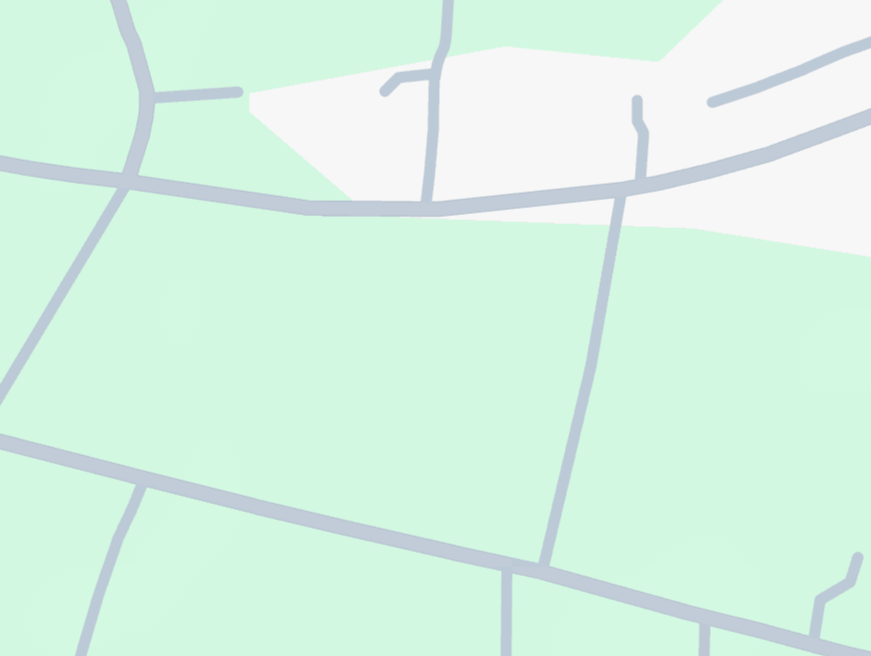
#> input picture img/2.png, 871 x 656 px
$ python test.py
#> lines starting #> are read from the running program, lines starting #| are printed output that depends on the picture; after the words box and inside, x2 and y2 are one past the last pixel; in counts of white or black regions, pixels touching at a corner belong together
import cv2
import numpy as np
import random
from skimage.morphology import skeletonize

# Đọc ảnh gốc
image_path = 'img/2.png'
img = cv2.imread(image_path)
#> img is the input picture: shape (656, 871, 3); mean B, G, R 228.5, 244, 215.3
if img is None:
    raise FileNotFoundError("Không tìm thấy ảnh gốc. Kiểm tra lại đường dẫn.")

# Lọc màu
color_min = np.array([192, 72, 0], dtype=np.uint8)
color_max = np.array([243, 242, 219], dtype=np.uint8)
mask = cv2.inRange(img, color_min, color_max)
#> mask: shape (656, 871); 9.1% white; 2 white regions, box (x1, y1, x2, y2) and area: (0, 0, 871, 656) 50141, (707, 36, 871, 108) 1970
filtered = cv2.bitwise_and(img, img, mask=mask)

# Chuyển sang ảnh xám và nhị phân
gray = cv2.cvtColor(filtered, cv2.COLOR_BGR2GRAY)
blurred = cv2.GaussianBlur(gray, (5, 5), 0)
_, binary = cv2.threshold(blurred, 0, 255, cv2.THRESH_BINARY + cv2.THRESH_OTSU)
#> binary: shape (656, 871); 9.1% white; 2 white regions, box (x1, y1, x2, y2) and area: (0, 0, 871, 656) 50174, (707, 37, 871, 108) 1970

# Loại bỏ vùng nhỏ
num_labels, labels, stats, _ = cv2.connectedComponentsWithStats(binary, connectivity=8)
#> labels: shape (656, 871) int32; 3 distinct labels, from 0 to 2
#> num_labels = 3; stats = [[0, 0, 871, 656, 519232], [0, 0, 871, 656, 50174], [707, 37, 164, 71, 1970]]
clean_binary = np.zeros_like(binary)
for i in range(1, num_labels):
    if stats[i, cv2.CC_STAT_AREA] > 500:
        clean_binary[labels == i] = 255

# Skeleton hóa
binary_bool = clean_binary > 0
skeleton = skeletonize(binary_bool).astype(np.uint8) * 255
#> skeleton: shape (656, 871); 0.62% white in thin lines or dots

# Tìm nút giao
junctions = []
for y in range(1, skeleton.shape[0] - 1):
    for x in range(1, skeleton.shape[1] - 1):
        if skeleton[y, x] == 255:
            roi = skeleton[y-1:y+2, x-1:x+2]
            count = cv2.countNonZero(roi) - 1
            if count >= 3:
                junctions.append((x, y))
#> after the loop, junctions = 38 pairs, first value 123 to 812, second value 73 to 643

# Thêm điểm gần viền
height, width = skeleton.shape
border_margin = 1
for y in range(height):
    for x in range(width):
        if skeleton[y, x] == 255:
            if x < border_margin or y < border_margin or x >= width - border_margin or y >= height - border_margin:
                junctions.append((x, y))
#> after the loop, junctions = 41 pairs, first value 0 to 812, second value 0 to 643

# Vẽ nút giao
skeleton_color = cv2.cvtColor(skeleton, cv2.COLOR_GRAY2BGR)
#> skeleton_color: shape (656, 871, 3); 0.62% white in thin lines or dots
for (x, y) in junctions:
    cv2.circle(skeleton_color, (x, y), 3, (0, 0, 255), -1)
#> this loop made 41 passes
#> (x, y) on passes 1 to 8: (434, 73), (433, 74), (434, 74), (434, 75), (146, 96), (146, 97), (147, 97), (146, 98)
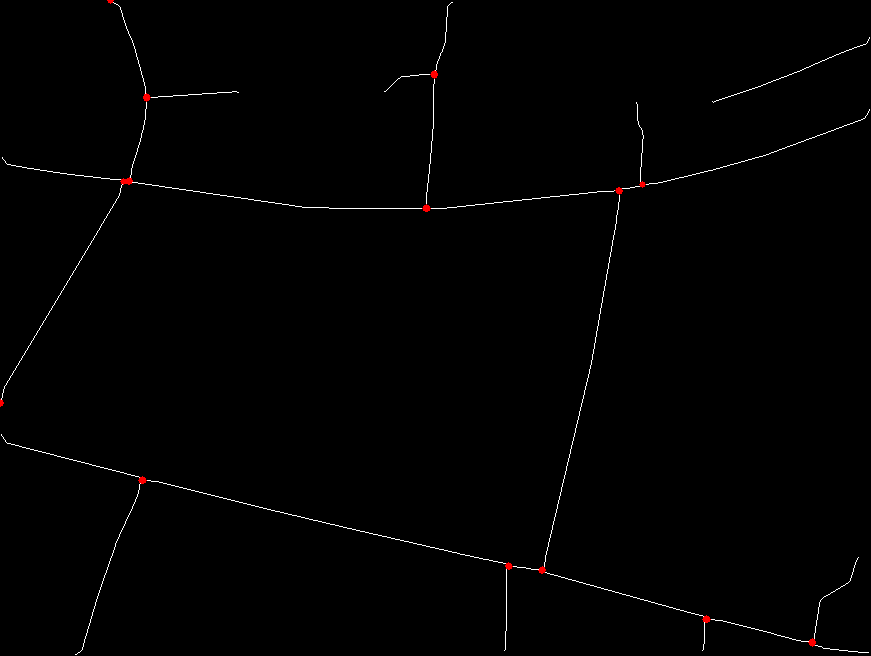
#> skeleton_color: shape (656, 871, 3); mean B, G, R 1.5, 1.5, 1.7
cv2.imwrite('skeleton_junctions_only.jpg', skeleton_color)

# Truy vết đoạn
visited = np.zeros_like(skeleton, dtype=bool)
segments = []

def get_neighbors(x, y):
    neighbors = []
    for dx in [-1, 0, 1]:
        for dy in [-1, 0, 1]:
            if dx == 0 and dy == 0:
                continue
            nx, ny = x + dx, y + dy
            if 0 <= nx < skeleton.shape[1] and 0 <= ny < skeleton.shape[0]:
                if skeleton[ny, nx] == 255:
                    neighbors.append((nx, ny))
    return neighbors

def trace_segment(start, next_pixel):
    path = [start]
    stack = [(next_pixel, start)]
    while stack:
        (cx, cy), prev = stack.pop()
        if visited[cy, cx]:
            continue
        visited[cy, cx] = True
        path.append((cx, cy))
        if (cx, cy) in junctions or cx == 0 or cy == 0 or cx == skeleton.shape[1]-1 or cy == skeleton.shape[0]-1:
            break
        neighbors = [n for n in get_neighbors(cx, cy) if n != prev and not visited[n[1], n[0]]]
        for n in neighbors:
            stack.append((n, (cx, cy)))
    return path

segments_seen = set()
for (x, y) in junctions:
    for (nx, ny) in get_neighbors(x, y):
        if not visited[ny, nx]:
            segment = trace_segment((x, y), (nx, ny))
            if len(segment) > 2:
                endpoints = tuple(sorted([segment[0], segment[-1]]))
                if endpoints not in segments_seen:
                    segments_seen.add(endpoints)
                    segments.append(segment)
#> this loop made 41 passes
#> (x, y) on passes 1, 2, 4, 5, 6, 7, 8, 9: (434, 73), (433, 74), (434, 75), (146, 96), (146, 97), (147, 97), (146, 98), (129, 180)
#> after the loop, segments = 25 items; segments_seen = 25 items

print(f"Số đoạn trắng tìm được: {len(segments)}")
#| Số đoạn trắng tìm được: 25

# Gộp nút giao
def group_junctions(junctions, radius=5):
#> called with radius = 5
    grouped = []
#> grouped = []
    used = [False] * len(junctions)
#> used = 41 items, first 6: False, False, False, False, False, False
    junctions = list(junctions)
    for i, (x1, y1) in enumerate(junctions):
        if used[i]:
            continue
        group = [(x1, y1)]
        used[i] = True
        for j, (x2, y2) in enumerate(junctions):
            if not used[j] and np.hypot(x1 - x2, y1 - y2) < radius:
                group.append((x2, y2))
                used[j] = True
        gx = int(np.mean([pt[0] for pt in group]))
        gy = int(np.mean([pt[1] for pt in group]))
        grouped.append((gx, gy))
#> this loop made 41 passes
#> after the loop, grouped = [(433, 74), (146, 97), (128, 180), (123, 181), (642, 184), (618, 190), (426, 207), (142, 479), (508, 565), (541, 569), (706, 618), (811, 642), (110, 0), (0, 402)]; used = 41 items, first 6: True, True, True, True, True, True
    return grouped

def simplify_segment(segment, epsilon=2.0):
    contour = np.array(segment, dtype=np.int32).reshape((-1, 1, 2))
    simplified = cv2.approxPolyDP(contour, epsilon, False)
    return [tuple(pt[0]) for pt in simplified]

junctions = group_junctions(junctions, radius=5)
#> junctions has the same summary as grouped in group_junctions

colored_segments = np.zeros((*skeleton.shape, 3), dtype=np.uint8)
used_colors = []
for segment in segments:
    color = [random.randint(50, 255) for _ in range(3)]
    used_colors.append(color)
    for (x, y) in segment:
        colored_segments[y, x] = color
#> this loop made 25 passes
#> color on passes 1 to 8: [148, 244, 157], [60, 116, 180], [174, 153, 250], [127, 172, 141], [199, 105, 179], [85, 122, 85], [243, 74, 208], [254, 114, 186]
#> after the loop, used_colors = 25 items, first 6: [148, 244, 157], [60, 116, 180], [174, 153, 250], [127, 172, 141], [199, 105, 179], [85, 122, 85]
for (x, y) in junctions:
    cv2.circle(colored_segments, (x, y), 3, (0, 0, 255), -1)
#> this loop made 14 passes
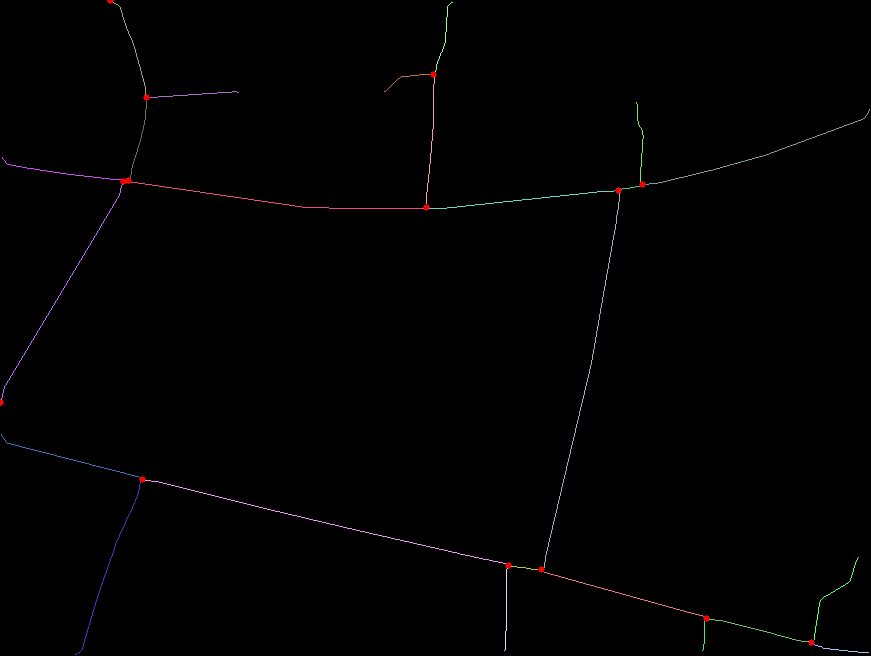
#> colored_segments: shape (656, 871, 3); mean of channels 0, 1, 2 1, 0.8, 1.1; drawn as B, G, R
cv2.imwrite('colored_segments.jpg', colored_segments)

dots_image = cv2.cvtColor(skeleton, cv2.COLOR_GRAY2BGR)
sampled_segments = []
for segment in segments:
    simplified = simplify_segment(segment, epsilon=2.0)
    sampled_segments.append(simplified)
#> this loop made 25 passes
#> simplified on passes 1 to 8: [(434, 73), (445, 42), (447, 6), (452, 2)], [(433, 74), (401, 76), (384, 91)], [(434, 75), (433, 128), (426, 207)], [(146, 96), (135, 49), (120, 7), (110, 0)], [(147, 97), (238, 92)], [(146, 98), (143, 129), (129, 180)], [(123, 181), (7, 164), (2, 157)], [(123, 181), (118, 197), (4, 386), (0, 402)]
#> after the loop, sampled_segments = 25 items
for sampled in sampled_segments:
    for (x, y) in sampled:
        cv2.circle(dots_image, (x, y), 2, (0, 255, 255), -1)
#> this loop made 25 passes
#> dots_image: shape (656, 871, 3); mean B, G, R 1.5, 1.8, 1.8
for (x, y) in junctions:
    cv2.circle(dots_image, (x, y), 3, (0, 0, 255), -1)
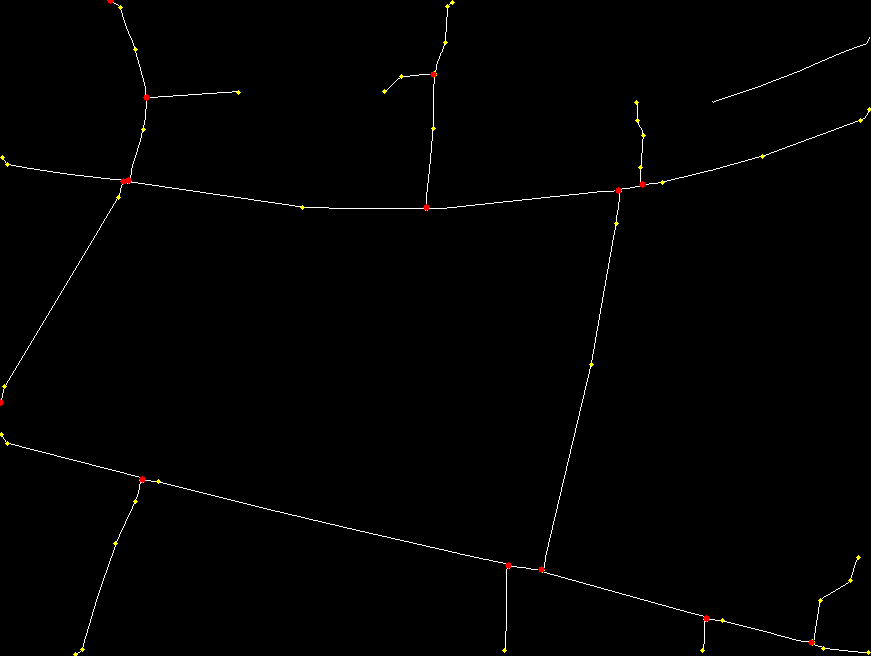
#> dots_image: shape (656, 871, 3); mean B, G, R 1.5, 1.7, 1.9
cv2.imwrite('skeleton_dots_grouped.jpg', dots_image)

overlay_image = img.copy()
for sampled in sampled_segments:
    for (x, y) in sampled:
        cv2.circle(overlay_image, (x, y), 2, (0, 0, 0), -1)
#> overlay_image: shape (656, 871, 3); 0.14% of pixels changed, all inside (x1, y1, x2, y2) = (0, 0, 871, 656)
for (x, y) in junctions:
    cv2.circle(overlay_image, (x, y), 3, (0, 0, 255), -1)
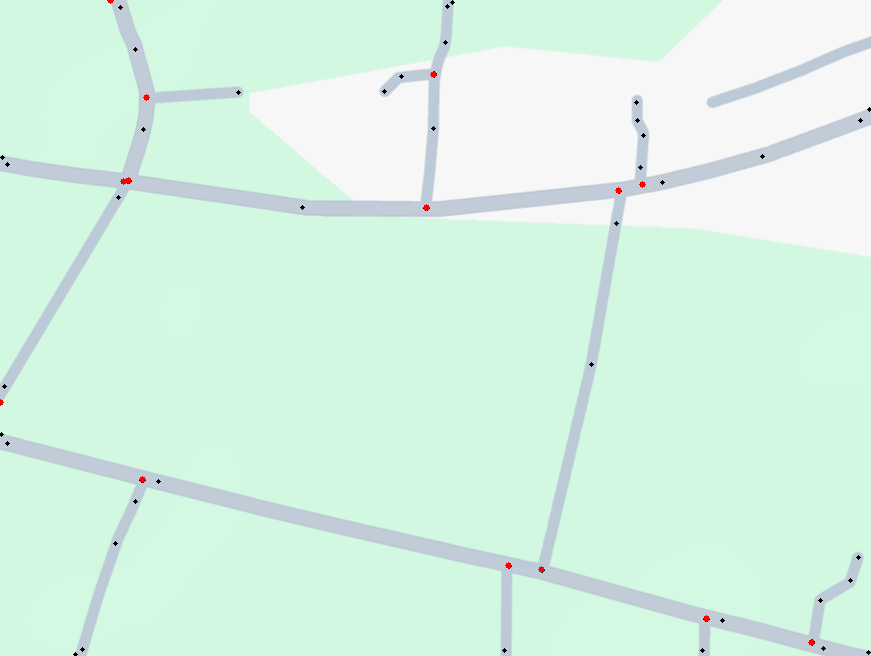
#> overlay_image: shape (656, 871, 3); mean B, G, R 228.2, 243.7, 215.2
cv2.imwrite('anh_goc_co_diem_dac_trung.jpg', overlay_image)

connected_image = cv2.cvtColor(skeleton, cv2.COLOR_GRAY2BGR)
for sampled in sampled_segments:
    color = [random.randint(50, 255) for _ in range(3)]
    for i in range(len(sampled) - 1):
        pt1 = tuple(sampled[i])
        pt2 = tuple(sampled[i + 1])
        cv2.line(connected_image, pt1, pt2, color, thickness=2)
#> this loop made 25 passes
#> (sampled, color) on passes 1 to 7: ([(434, 73), (445, 42), (447, 6), (452, 2)], [73, 70, 131]), ([(433, 74), (401, 76), (384, 91)], [180, 175, 77]), ([(434, 75), (433, 128), (426, 207)], [127, 191, 124]), ([(146, 96), (135, 49), (120, 7), (110, 0)], [230, 81, 190]), ([(147, 97), (238, 92)], [135, 188, 102]), ([(146, 98), (143, 129), (129, 180)], [254, 204, 190]), ([(123, 181), (7, 164), (2, 157)], [200, 123, 163])
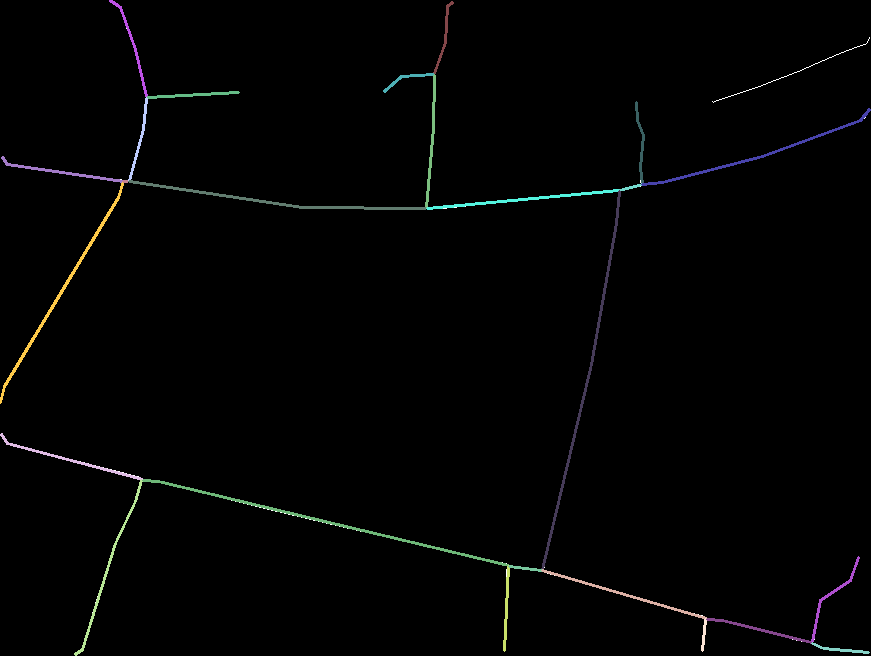
#> connected_image: shape (656, 871, 3); mean B, G, R 2.7, 2.8, 2.6
for (x, y) in junctions:
    cv2.circle(connected_image, (x, y), 6, (0, 0, 255), -1)
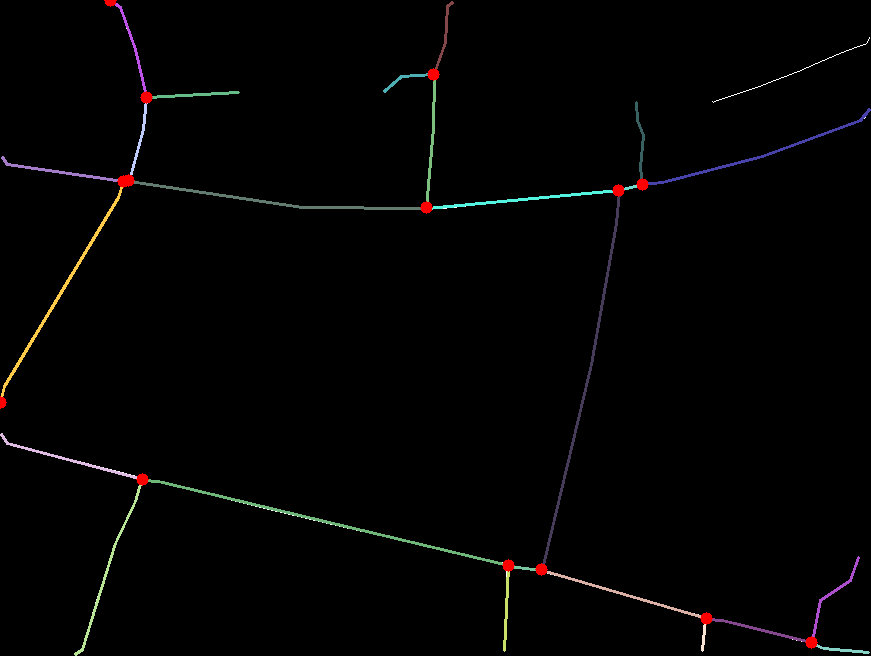
#> connected_image: shape (656, 871, 3); 0.25% of pixels changed, all inside (x1, y1, x2, y2) = (0, 0, 818, 649)
cv2.imwrite('segments_connected_only.jpg', connected_image)

final_overlay = img.copy()
for sampled in sampled_segments:
    color = [random.randint(50, 255) for _ in range(3)]
    for i in range(len(sampled) - 1):
        pt1 = tuple(sampled[i])
        pt2 = tuple(sampled[i + 1])
        cv2.line(final_overlay, pt1, pt2, color, thickness=2)
#> this loop made 25 passes
#> (sampled, color) on passes 1 to 7: ([(434, 73), (445, 42), (447, 6), (452, 2)], [98, 112, 54]), ([(433, 74), (401, 76), (384, 91)], [237, 119, 79]), ([(434, 75), (433, 128), (426, 207)], [230, 106, 145]), ([(146, 96), (135, 49), (120, 7), (110, 0)], [253, 93, 135]), ([(147, 97), (238, 92)], [159, 65, 75]), ([(146, 98), (143, 129), (129, 180)], [250, 87, 228]), ([(123, 181), (7, 164), (2, 157)], [106, 61, 196])
for (x, y) in junctions:
    cv2.circle(final_overlay, (x, y), 6, (0, 0, 255), -1)
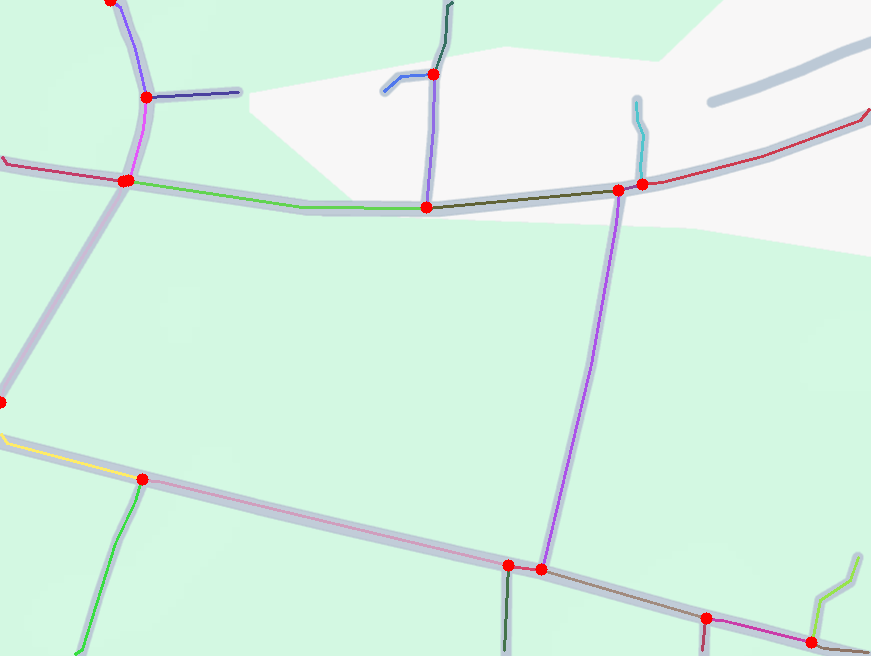
#> final_overlay: shape (656, 871, 3); mean B, G, R 226.9, 242.4, 214.9
cv2.imwrite('segments_connected_on_original.jpg', final_overlay)

# Hiển thị tất cả ảnh bằng OpenCV
cv2.imwrite("Skeleton_Junctions.jpg", skeleton_color)
cv2.imwrite("Colored_Segments.jpg", colored_segments)
cv2.imwrite("Overlay_Image.jpg", overlay_image)
cv2.imwrite("Connected_Skeleton.jpg", connected_image)
cv2.imwrite("Segments_on_Original.jpg", final_overlay)
